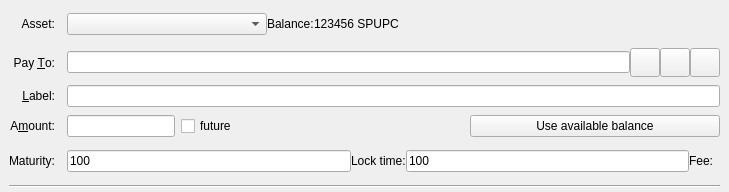
<?xml version="1.0" encoding="UTF-8"?>
<ui version="4.0">
 <class>SendAssetsEntry</class>
 <widget class="QStackedWidget" name="SendAssetsEntry">
  <property name="geometry">
   <rect>
    <x>0</x>
    <y>0</y>
    <width>729</width>
    <height>192</height>
   </rect>
  </property>
  <property name="focusPolicy">
   <enum>Qt::TabFocus</enum>
  </property>
  <property name="autoFillBackground">
   <bool>false</bool>
  </property>
  <property name="currentIndex">
   <number>0</number>
  </property>
  <widget class="QFrame" name="SendAssets">
   <property name="toolTip">
    <string>This is a normal payment.</string>
   </property>
   <property name="frameShape">
    <enum>QFrame::NoFrame</enum>
   </property>
   <layout class="QGridLayout" name="gridLayout">
    <property name="topMargin">
     <number>8</number>
    </property>
    <property name="bottomMargin">
     <number>4</number>
    </property>
    <property name="horizontalSpacing">
     <number>12</number>
    </property>
    <property name="verticalSpacing">
     <number>8</number>
    </property>
    <item row="5" column="0">
     <widget class="QLabel" name="amountLabel">
      <property name="text">
       <string>A&amp;mount:</string>
      </property>
      <property name="alignment">
       <set>Qt::AlignRight|Qt::AlignTrailing|Qt::AlignVCenter</set>
      </property>
      <property name="buddy">
       <cstring>payAmount</cstring>
      </property>
     </widget>
    </item>
    <item row="4" column="1">
     <widget class="QLineEdit" name="addAsLabel">
      <property name="toolTip">
       <string>Enter a label for this address to add it to the list of used addresses</string>
      </property>
     </widget>
    </item>
    <item row="6" column="0">
     <widget class="QLabel" name="maturityLb">
      <property name="text">
       <string>Maturity:</string>
      </property>
     </widget>
    </item>
    <item row="4" column="0">
     <widget class="QLabel" name="labellLabel">
      <property name="text">
       <string>&amp;Label:</string>
      </property>
      <property name="alignment">
       <set>Qt::AlignRight|Qt::AlignTrailing|Qt::AlignVCenter</set>
      </property>
      <property name="buddy">
       <cstring>addAsLabel</cstring>
      </property>
     </widget>
    </item>
    <item row="2" column="1">
     <layout class="QHBoxLayout" name="payToLayout">
      <property name="spacing">
       <number>0</number>
      </property>
      <item>
       <widget class="QValidatedLineEdit" name="payTo">
        <property name="toolTip">
         <string>The SnowPuppyCoin address to send the payment to</string>
        </property>
       </widget>
      </item>
      <item>
       <widget class="QToolButton" name="addressBookButton">
        <property name="toolTip">
         <string>Choose previously used address</string>
        </property>
        <property name="text">
         <string/>
        </property>
        <property name="iconSize">
         <size>
          <width>22</width>
          <height>22</height>
         </size>
        </property>
        <property name="shortcut">
         <string>Alt+A</string>
        </property>
       </widget>
      </item>
      <item>
       <widget class="QToolButton" name="pasteButton">
        <property name="toolTip">
         <string>Paste address from clipboard</string>
        </property>
        <property name="text">
         <string/>
        </property>
        <property name="iconSize">
         <size>
          <width>22</width>
          <height>22</height>
         </size>
        </property>
        <property name="shortcut">
         <string>Alt+P</string>
        </property>
       </widget>
      </item>
      <item>
       <widget class="QToolButton" name="deleteButton">
        <property name="toolTip">
         <string>Remove this entry</string>
        </property>
        <property name="text">
         <string/>
        </property>
        <property name="iconSize">
         <size>
          <width>22</width>
          <height>22</height>
         </size>
        </property>
       </widget>
      </item>
     </layout>
    </item>
    <item row="9" column="0" colspan="2">
     <widget class="Line" name="line">
      <property name="orientation">
       <enum>Qt::Horizontal</enum>
      </property>
     </widget>
    </item>
    <item row="5" column="1">
     <layout class="QHBoxLayout" name="horizontalLayoutAmount" stretch="0,0,0,0">
      <property name="spacing">
       <number>6</number>
      </property>
      <item>
       <widget class="BitcoinAmountField" name="payAmount">
        <property name="sizePolicy">
         <sizepolicy hsizetype="Maximum" vsizetype="Fixed">
          <horstretch>0</horstretch>
          <verstretch>0</verstretch>
         </sizepolicy>
        </property>
        <property name="layoutDirection">
         <enum>Qt::LeftToRight</enum>
        </property>
       </widget>
      </item>
      <item>
       <widget class="QCheckBox" name="futureCb">
        <property name="sizePolicy">
         <sizepolicy hsizetype="Minimum" vsizetype="Fixed">
          <horstretch>0</horstretch>
          <verstretch>0</verstretch>
         </sizepolicy>
        </property>
        <property name="toolTip">
         <string>Enable/Disable future transaction</string>
        </property>
        <property name="text">
         <string>future</string>
        </property>
       </widget>
      </item>
      <item>
       <spacer name="horizontalSpacer_2">
        <property name="orientation">
         <enum>Qt::Horizontal</enum>
        </property>
        <property name="sizeHint" stdset="0">
         <size>
          <width>40</width>
          <height>20</height>
         </size>
        </property>
       </spacer>
      </item>
      <item>
       <widget class="QPushButton" name="useAvailableBalanceButton">
        <property name="minimumSize">
         <size>
          <width>250</width>
          <height>0</height>
         </size>
        </property>
        <property name="text">
         <string>Use available balance</string>
        </property>
       </widget>
      </item>
     </layout>
    </item>
    <item row="2" column="0">
     <widget class="QLabel" name="payToLabel">
      <property name="text">
       <string>Pay &amp;To:</string>
      </property>
      <property name="alignment">
       <set>Qt::AlignRight|Qt::AlignTrailing|Qt::AlignVCenter</set>
      </property>
      <property name="buddy">
       <cstring>payTo</cstring>
      </property>
     </widget>
    </item>
    <item row="0" column="0">
     <widget class="QLabel" name="Assetlabel">
      <property name="text">
       <string>Asset:</string>
      </property>
      <property name="alignment">
       <set>Qt::AlignRight|Qt::AlignTrailing|Qt::AlignVCenter</set>
      </property>
     </widget>
    </item>
    <item row="6" column="1">
     <layout class="QHBoxLayout" name="futureHorizontalLayout">
      <item>
       <widget class="QLineEdit" name="maturity">
        <property name="toolTip">
         <string>Number of block confirmations for this output to be spendable if happen before timelock</string>
        </property>
        <property name="text">
         <string notr="true">100</string>
        </property>
       </widget>
      </item>
      <item>
       <widget class="QLabel" name="locktimeLb">
        <property name="text">
         <string>Lock time:</string>
        </property>
       </widget>
      </item>
      <item>
       <widget class="QLineEdit" name="locktime">
        <property name="toolTip">
         <string>Time in seconds for this output to be spendable if happen before maturity</string>
        </property>
        <property name="text">
         <string notr="true">100</string>
        </property>
       </widget>
      </item>
      <item>
       <widget class="QLabel" name="feeLb">
        <property name="text">
         <string>Fee:</string>
        </property>
       </widget>
      </item>
      <item>
       <widget class="QLabel" name="feeDisplay">
        <property name="text">
         <string/>
        </property>
       </widget>
      </item>
     </layout>
    </item>
    <item row="0" column="1">
     <layout class="QHBoxLayout" name="horizontalLayout">
      <item>
       <widget class="QComboBox" name="assetList">
        <property name="sizePolicy">
         <sizepolicy hsizetype="Minimum" vsizetype="Fixed">
          <horstretch>0</horstretch>
          <verstretch>0</verstretch>
         </sizepolicy>
        </property>
        <property name="minimumSize">
         <size>
          <width>200</width>
          <height>0</height>
         </size>
        </property>
        <property name="maximumSize">
         <size>
          <width>400</width>
          <height>16777215</height>
         </size>
        </property>
       </widget>
      </item>
      <item>
       <widget class="QLabel" name="BalanceLabel">
        <property name="sizePolicy">
         <sizepolicy hsizetype="Fixed" vsizetype="Minimum">
          <horstretch>0</horstretch>
          <verstretch>0</verstretch>
         </sizepolicy>
        </property>
        <property name="text">
         <string>Balance:</string>
        </property>
       </widget>
      </item>
      <item>
       <widget class="QLabel" name="AssetBalance">
        <property name="sizePolicy">
         <sizepolicy hsizetype="Fixed" vsizetype="Preferred">
          <horstretch>0</horstretch>
          <verstretch>0</verstretch>
         </sizepolicy>
        </property>
        <property name="text">
         <string>123456 SPUPC</string>
        </property>
        <property name="margin">
         <number>0</number>
        </property>
       </widget>
      </item>
      <item>
       <spacer name="horizontalSpacer">
        <property name="orientation">
         <enum>Qt::Horizontal</enum>
        </property>
        <property name="sizeHint" stdset="0">
         <size>
          <width>40</width>
          <height>20</height>
         </size>
        </property>
       </spacer>
      </item>
     </layout>
    </item>
   </layout>
  </widget>
 </widget>
 <customwidgets>
  <customwidget>
   <class>QValidatedLineEdit</class>
   <extends>QLineEdit</extends>
   <header>qt/qvalidatedlineedit.h</header>
  </customwidget>
  <customwidget>
   <class>BitcoinAmountField</class>
   <extends>QLineEdit</extends>
   <header>qt/bitcoinamountfield.h</header>
   <container>1</container>
  </customwidget>
 </customwidgets>
 <tabstops>
  <tabstop>payTo</tabstop>
  <tabstop>addressBookButton</tabstop>
  <tabstop>pasteButton</tabstop>
  <tabstop>deleteButton</tabstop>
  <tabstop>addAsLabel</tabstop>
  <tabstop>payAmount</tabstop>
 </tabstops>
 <resources>
  <include location="../snowpuppycoin.qrc"/>
 </resources>
 <connections/>
</ui>
